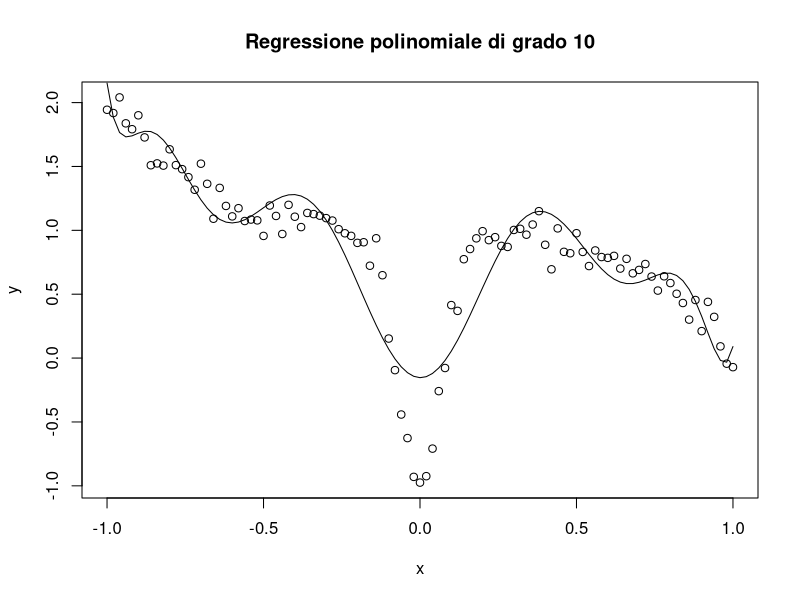
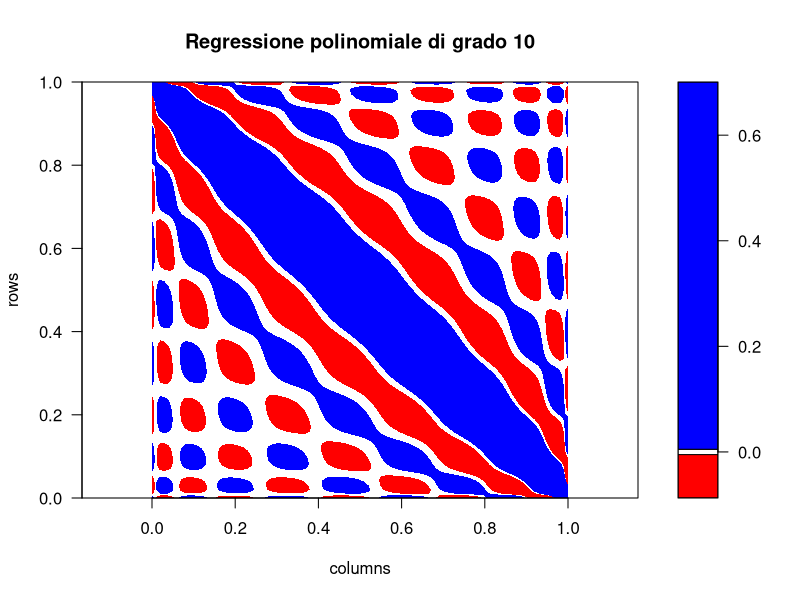
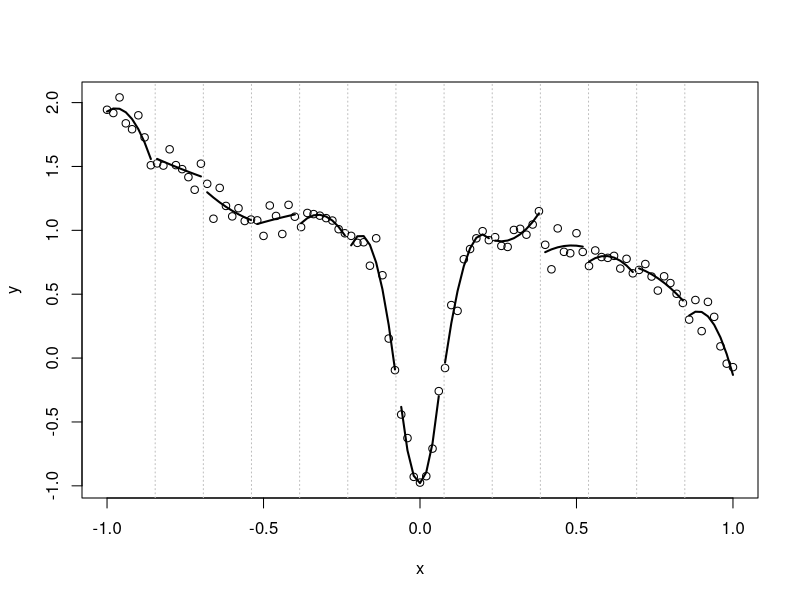
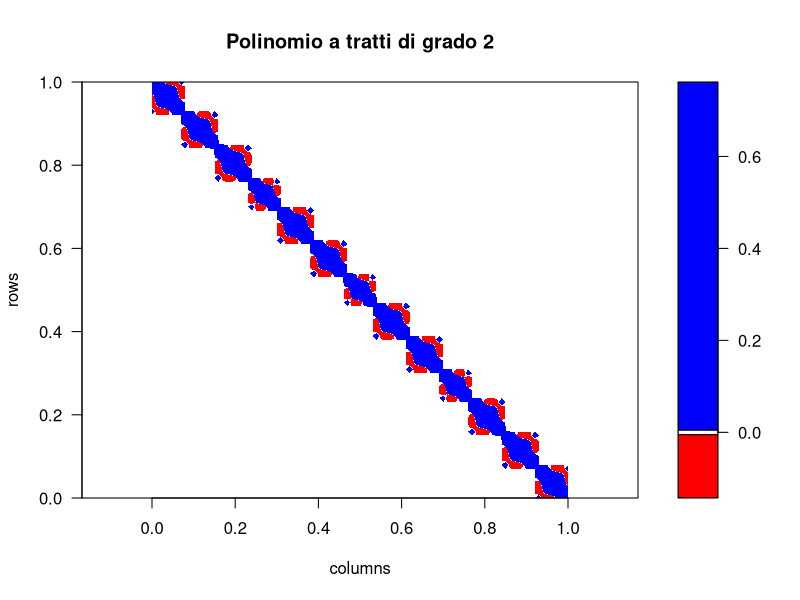
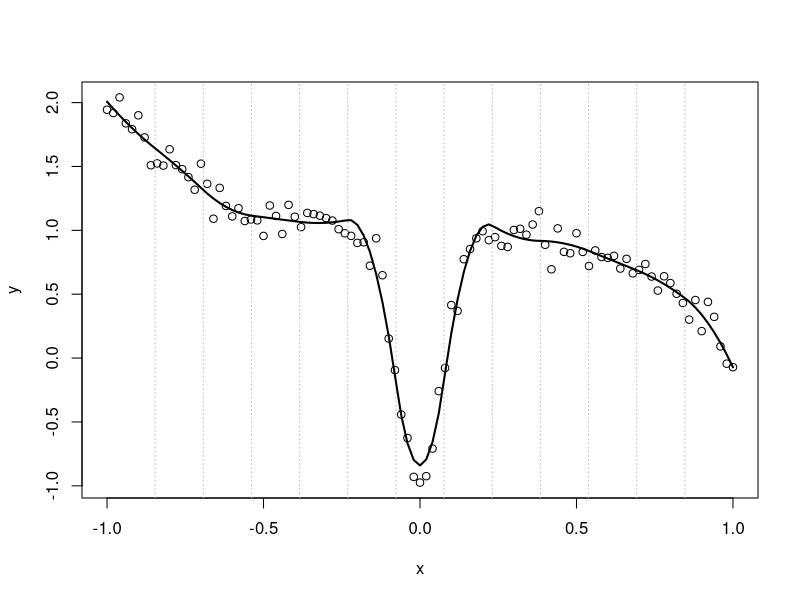
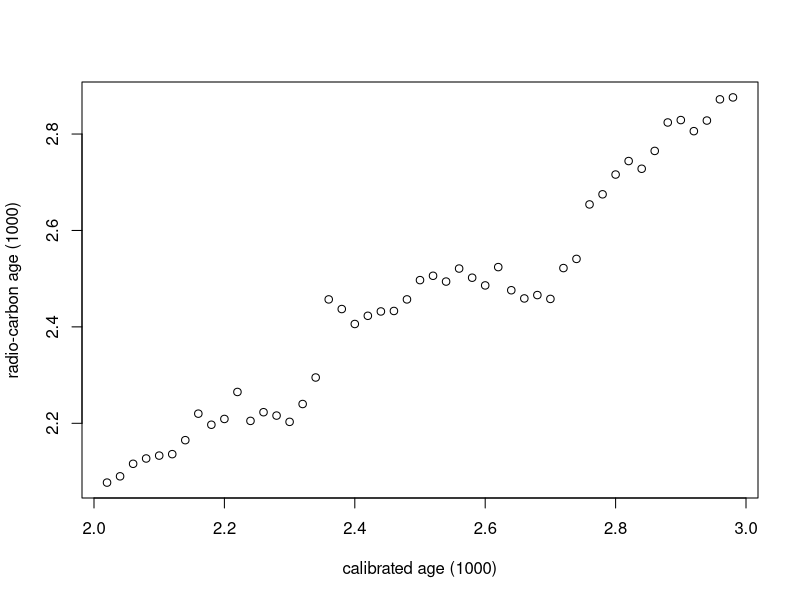
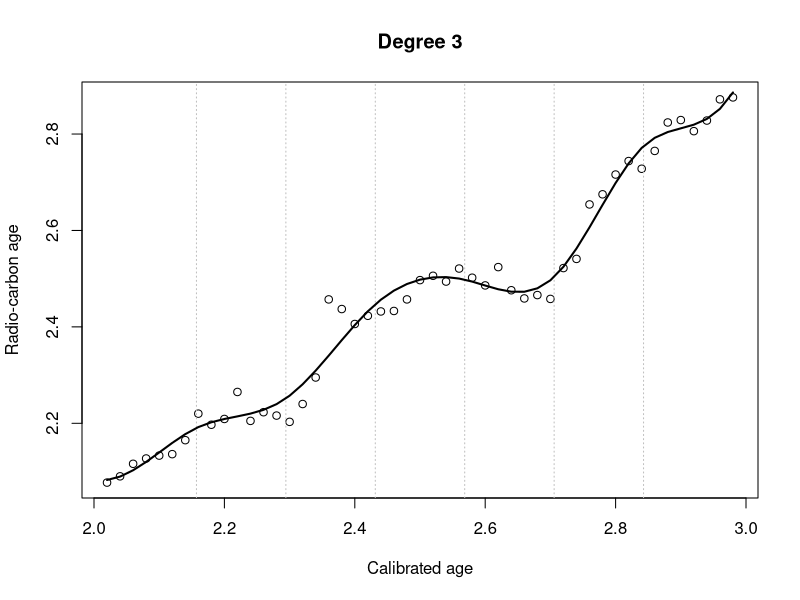
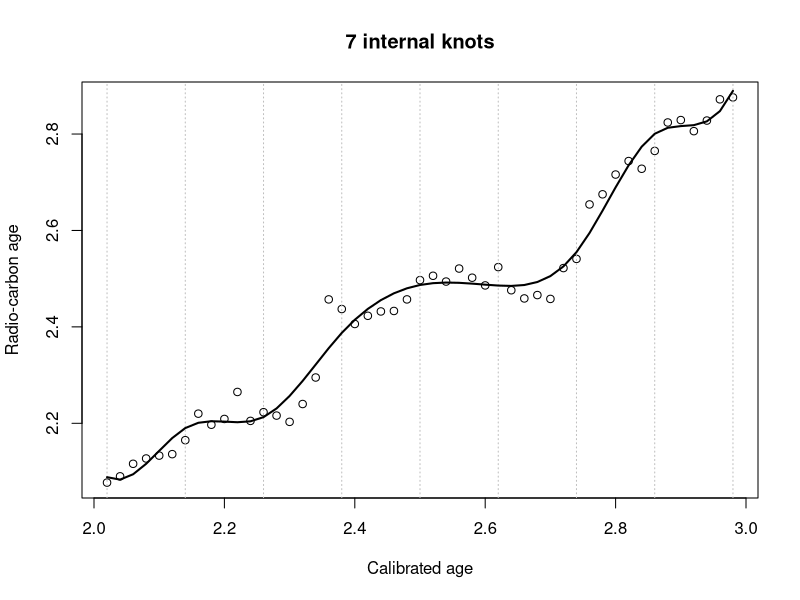

Reproduce these figures in R, in order.
rm(list=ls())
#==========================
# REGRESSION SPLINES
#==========================

#--- DATI SIMULATI ----------------------------

fx = function(x) 1 - x^3 - 2*exp(-100*x^2)
x = seq(-1,1,by=0.02)
set.seed(123)
n = length(x)
y = fx(x) + rnorm(n,0,0.1)

#--- REGRESSIONE POLINOMIALE ----------------------------

M = 10
fit = lm(y ~ poly(x,degree=M, raw=T))
#pdf("Figure_polyM.pdf")
plot(x,y, main=paste("Regressione polinomiale di grado", M))
lines(x,fitted(fit))
#dev.off()

B = model.matrix(fit)
S = B %*% solve(crossprod(B)) %*% t(B)

#pdf("Figure_hatmatrixM.pdf")
filled.contour(main=paste("Regressione polinomiale di grado", M), apply(S, 2, rev), asp=1, xaxt="n", yaxt="n", xlab="columns", ylab="rows", levels=c(min(S),-0.005,0.005,max(S)), col=c("red", "white", "blue"))
#dev.off()

kappa(crossprod(B), exact=T)

#--- POLINOMI0 A TRATTI ----------------------------

M = 2
K = 12 # numero di intervalli = K+1
knots = seq(-1,1,length=K+2)[-c(1,K+2)]
x_cut = cut(x, c(-Inf,knots,Inf) )
#pdf("Figure_piece_poly.pdf")
plot(x,y)
abline(v=knots, col="gray", lty=3)
S = matrix(0,n,n)
for (i in 1:length(levels(x_cut)) ){
  subset = (x_cut==levels(x_cut)[i])
  lines(x[subset], fitted(lm(y[subset] ~ poly(x[subset],M))), lwd=2 )
  B = model.matrix(lm(y[subset] ~ poly(x[subset],M)))
  S[subset,subset] = B %*% solve(crossprod(B)) %*% t(B)
}
#dev.off()

#pdf("Figure_hatmatrix_piece_poly.pdf")
filled.contour(main=paste("Polinomio a tratti di grado", M),apply(S, 2, rev), asp=1, xaxt="n", yaxt="n", xlab="columns", ylab="rows", levels=c(min(S),-0.005,0.005,max(S)), col=c("red", "white", "blue"))
#dev.off()


#--- SPLINE DI REGRESSIONE ----------------------------

# costruzione della spline con funzioni base di potenza troncata
K = length(knots)
n = length(x)
B = matrix(NA,ncol=M+K+1, nrow=n)
B[,1:(M+1)] = cbind(1,poly(x,M, raw=TRUE))
B[,(M+2):(M+K+1)] = sapply(1:K, function(k) ifelse(x >= knots[k], (x-knots[k])^M, 0))
fit = lm(y ~ 0 + B)

#pdf("Figure_reg_spline.pdf")
plot(x,y)
abline(v=knots, col="gray", lty=3)
lines(x,predict(fit), lwd=2)
#dev.off()

#--- RADIOCARBON DATA ----------------------------

rm(list=ls())

library(sm) 
dat = radioc[(radioc$Cal.age > 2000 & radioc$Cal.age < 3000), ]
x = dat$Cal.age/1000
y = dat$Rc.age/1000
#pdf("Figure_radiocarbon.pdf")
plot(y ~ x, xlab="calibrated age (1000)", ylab="radio-carbon age (1000)")
#dev.off()


#--- SCELTA DEL GRADO M ----------------------------

K = 6
knots = seq(min(x),max(x),length=K+2)[-c(1,K+2)]
M = 3
n = length(x)
B = matrix(NA,ncol=M+K+1, nrow=n)
B[,1:(M+1)] = cbind(1,poly(x,M, raw=TRUE))
B[,(M+2):(M+K+1)] = sapply(1:K, function(k) ifelse(x >= knots[k], (x-knots[k])^M, 0))
fit = lm(y ~ 0 + B)

#pdf("Figure_radioc_M.pdf")
plot(x,y, ylab="Radio-carbon age", xlab="Calibrated age", main=paste("Degree", M))
abline(v=knots, col="gray", lty=3)
lines(x,predict(fit), lwd=2)
#dev.off()


#--- SCELTA DEL NUMERO K ----------------------------

K = 7
knots = seq(min(x),max(x),length=K+2)[-c(1,K+2)]
M = 3
n = length(x)
B = matrix(NA,ncol=M+K+1, nrow=n)
B[,1:(M+1)] = cbind(1,poly(x,M, raw=TRUE))
B[,(M+2):(M+K+1)] = sapply(1:K, function(k) ifelse(x >= knots[k], (x-knots[k])^M, 0))
fit = lm(y ~ 0 + B)

#pdf("Figure_radioc_K.pdf")
plot(x,y, ylab="Radio-carbon age", xlab="Calibrated age", main=paste(K, "internal knots"))
abline(v=knots, col="gray", lty=3)
abline(v=range(x), col="gray", lty=3)
lines(x,predict(fit), lwd=2)
#dev.off()

#--- INTERPOLATING NATURAL SPLINE ----------------------------

#pdf("Figure_interpolating_ns.pdf")
f = splinefun(x, y, method = "natural")
plot(x, y, xlim=c(1.9,3.1))
curve(f(x), add = TRUE, from = 1, to = 4, n = 1000, lwd=2) 
#dev.off()

#--- CONSTRUCTION B-SPLINE (STANDARDIZED) -----

xx = (x-min(x)) / (max(x)-min(x))
yy = (y-min(y)) / (max(y)-min(y))

K = 13
knots = seq(min(xx),max(xx),length=K+2)[-c(1,K+2)]
M = 3
n = length(xx)
B = matrix(NA,ncol=M+K+1, nrow=n)
B[,1:(M+1)] = cbind(1,poly(xx,M, raw=TRUE))
B[,(M+2):(M+K+1)] = sapply(1:K, function(k) ifelse(xx >= knots[k], (xx-knots[k])^M, 0))

#pdf("Figure_tpowerbasis.pdf")
op <- par(mfrow=c(3,1), mar = c(0, 4, 0, 0))
plot(xx,yy, ylim=c(-0.5,1.5), col="white", ylab="Unscaled basis functions Bj(x)")
abline(v=knots, lty=3, col="gray")
for (i in 1:ncol(B)) lines(xx,B[,i], col=i, lwd=2)

fit = lm(yy ~ 0 + B)
beta_hat = coef(fit)
B_scaled = sapply(1:length(beta_hat),function(j) B[,j]*beta_hat[j])

plot(xx,yy, ylim=c(-0.5,1.5), col="white", , ylab="Scaled basis functions betaj * Bj(x)")
abline(v=knots, lty=3, col="gray")
for (i in 1:ncol(B_scaled)) lines(xx,B_scaled[,i], col=i, lwd=2)

plot(xx,yy, ylim=c(-0.5,1.5), ylab="Sum betaj * Bj(x)")
abline(v=knots, lty=3, col="gray")
y_hat = apply(B_scaled, 1, sum)
lines(xx,y_hat, lwd=2)
par(op)
#dev.off()


#--- NON-STANDARDIZED DATA ----------------------------

K = 13
knots = seq(min(x),max(x),length=K+2)[-c(1,K+2)]
M = 3
n = length(x)
B = matrix(NA,ncol=M+K+1, nrow=n)
B[,1:(M+1)] = cbind(1,poly(x,M, raw=TRUE))
B[,(M+2):(M+K+1)] = sapply(1:K, function(k) ifelse(x >= knots[k], (x-knots[k])^M, 0))
fit = lm(y ~ 0 + B)
beta_hat = coef(fit)

#pdf("Figure_barbeta.pdf")
barplot(beta_hat)
#dev.off()

kappa(crossprod(B), exact=T)


#---------------------------------------
# B-SPLINES
#---------------------------------------

tpower <- function(x, t, deg){
  (x - t) ^ deg * (x > t)
}

bbase <- function(x, xl, xr, ndx, deg){
  dx <- (xr - xl) / ndx
  knots <- seq(xl - deg * dx, xr + deg * dx, by = dx)
  P <- outer(x, knots, tpower, deg)
  n <- dim(P)[2]
  Delta <- diff(diag(n), diff = deg + 1) / (gamma(deg + 1) * dx ^ deg)
  B <- (-1) ^ (deg + 1) * P %*% t(Delta)
  B
}


xl=min(x)
xr=max(x)
ndx=K+1
bdeg=3

B <- bbase(x, xl, xr, ndx, bdeg)
knots_all <- seq(xl - bdeg * (xr - xl) / ndx, xr + bdeg * (xr - xl) / ndx, by = (xr - xl) / ndx)
#pdf("Figure_Bspline.pdf")
plot(knots_all,rep(0,length(knots_all)),pch=19, ylab=expression(B[j](x)), xlab="x")
abline(v=knots_all, lty=3, col="gray")
for (i in 1:ncol(B)) lines(x,B[,i], col=i, lwd=2)
#dev.off()

rowSums(B)




#--- CONSTRUCTION B-SPLINE (STANDARDIZED) -----

xl=min(xx)
xr=max(xx)
ndx=K+1
bdeg=3
BB <- bbase(xx, xl, xr, ndx, bdeg)

#pdf("Figure_Bbasis.pdf")
op <- par(mfrow=c(3,1), mar = c(0, 4, 0, 0))
plot(xx,yy, ylim=c(-0.5,1.5), col="white", ylab="Unscaled basis functions Bj(x)")
abline(v=knots, lty=3, col="gray")
for (i in 1:ncol(B)) lines(xx,BB[,i], col=i, lwd=2)

fit = lm(yy ~ 0 + BB)
beta_hat = coef(fit)
BB_scaled = sapply(1:length(beta_hat),function(j) BB[,j]*beta_hat[j])

plot(xx,yy, ylim=c(-0.5,1.5), col="white", , ylab="Scaled basis functions betaj * Bj(x)")
abline(v=knots, lty=3, col="gray")
for (i in 1:ncol(BB_scaled)) lines(xx,BB_scaled[,i], col=i, lwd=2)

plot(xx,yy, ylim=c(-0.5,1.5), ylab="Sum betaj * Bj(x)")
abline(v=knots, lty=3, col="gray")
y_hat = apply(BB_scaled, 1, sum)
lines(xx,y_hat, lwd=2)
par(op)
#dev.off()



#---------------------------------------
# NATURAL CUBIC SPLINES
#---------------------------------------


nat_spline_x <- function(x, knots){
  
  K <- length(knots)
  n <- length(x)
  xi <- knots
  
  d <- function(z, j)
  {
    out <- (x - xi[j])^3 * as.numeric(x > xi[j])
    out <- out - (x - xi[K])^3 * as.numeric(x > xi[K])
    out <- out / (xi[K] - xi[j])
    out
  }
  
  B <- matrix(0, ncol=K, nrow=n)
  B[, 1L] <- 1
  B[, 2L] <- x
  for (j in seq(1L, (K-2L)))
  {
    B[, j + 2L] <- d(x, j) - d(x, K - 1L)
  }
  B
  
}

M = 3
K = 11
knots = seq(min(x),max(x),length=K+2)[-c(1,K+2)]
n = length(x)
  

B <- nat_spline_x(x, knots)
y_hat <- B %*% solve(crossprod(B)) %*% crossprod(B, y)

fit_ns <- lm(y ~ 0+B)
y_hat_ns <- predict(fit_ns, se = TRUE)

X = matrix(NA,ncol=M+K+1, nrow=n)
X[,1:(M+1)] = cbind(1,poly(x,M, raw=TRUE))
X[,(M+2):(M+K+1)] = sapply(1:K, function(k) ifelse(x >= knots[k], (x-knots[k])^M, 0))
fit_cs <- lm(y ~ 0+X)
y_hat_cs <- predict(fit_cs, se = TRUE)

#pdf("Figure_nat_spline.pdf")
plot(x,y)
abline(v=knots, lty=3, col="gray")
lines(x,y_hat, lwd=2, col=4)
lines(x,y_hat_cs$fit, lwd=2)
legend("top", c("natural cubic spline", "cubic spline"), lty=1, col=c(4,1), lwd=2)
#dev.off()


#pdf("Figure_standard_error.pdf")
plot(x, y_hat_cs$se.fit, type="l", 
     ylab="Standard error", lwd=2)
lines(x, y_hat_ns$se.fit, lwd=2, col=4)
legend("top", c("cubic spline", "natural cubic spline"), lty=1, col=c(1,4), lwd=2)
#dev.off()
